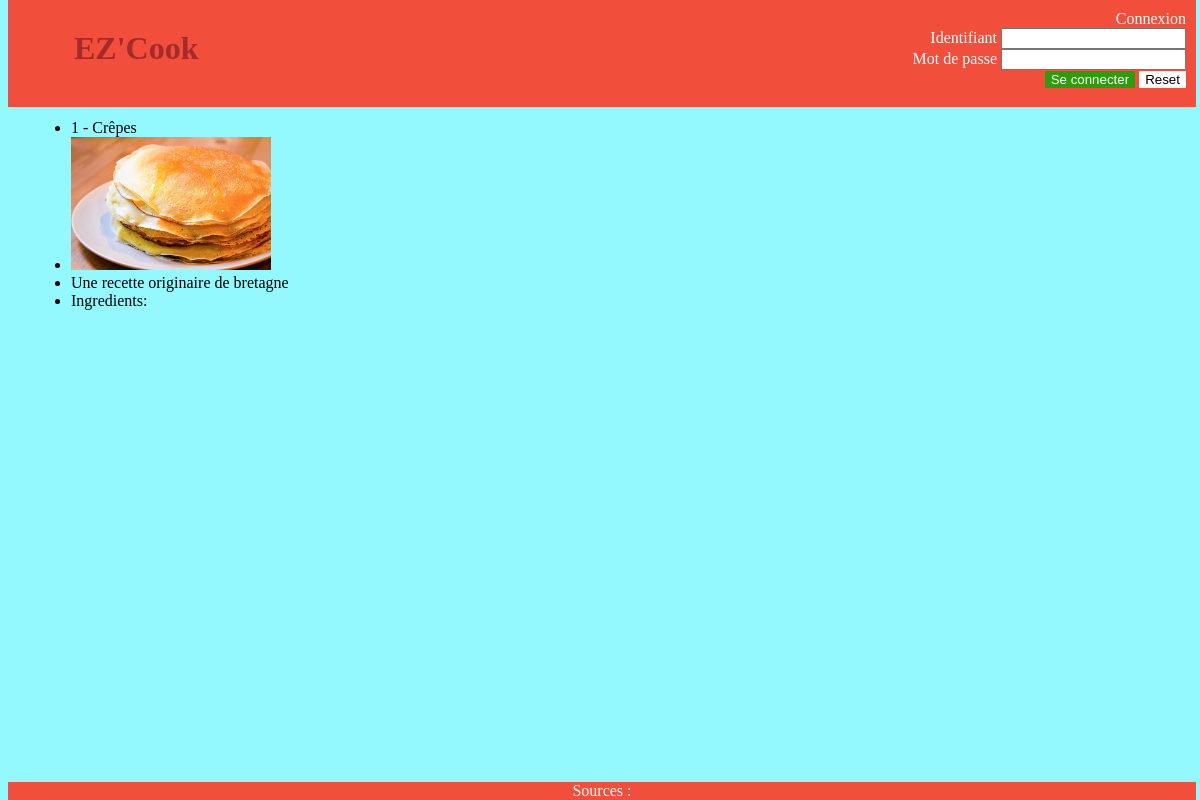
/, run on an earlier commit of the app's database.
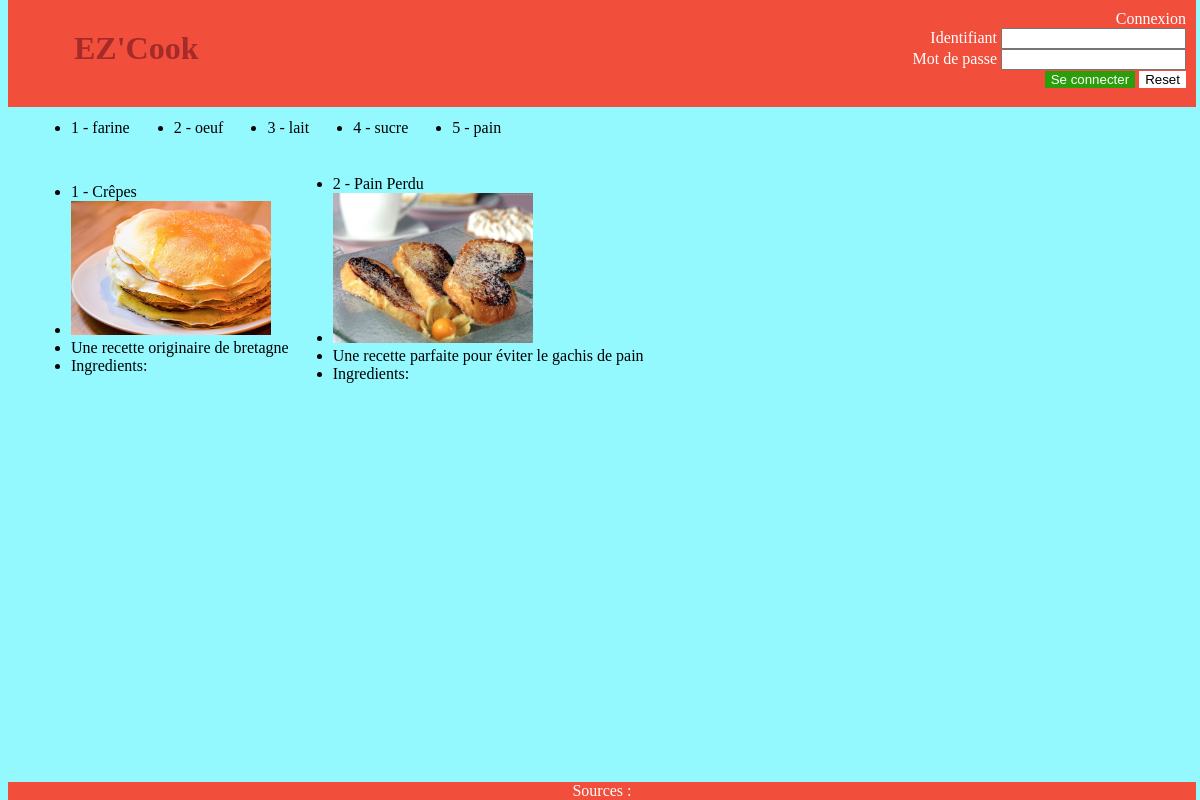
And on a later commit of the database.
### tables this page shows
CREATE TABLE `recette` (
  `id` int(10) UNSIGNED NOT NULL,
  `titre` varchar(255) DEFAULT NULL,
  `listeIng` longtext DEFAULT NULL CHECK (json_valid(`listeIng`)),
  `description` varchar(2000) DEFAULT NULL,
  `photo` varchar(255) DEFAULT NULL,
  `listeTag` longtext DEFAULT NULL CHECK (json_valid(`listeTag`))
);

CREATE TABLE `ingredient` (
  `idIng` int(10) NOT NULL,
  `nomIng` varchar(255) DEFAULT NULL,
  `photoIng` varchar(255) DEFAULT NULL
);

### DataBase.php (called while the page is built, shortened)
<?php
class DataBase{
    public static function chargerIngredients($pdo): array{
        $sqlAllIng = "SELECT * FROM Ingredient" ;
        $statement = $pdo->prepare($sqlAllIng) ;
        $statement->execute() or die(var_dump($statement->errorInfo())) ;
        $result = $statement->fetchAll(PDO::FETCH_ASSOC);
        return $result;
    }
    public static function chargerRecettes($pdo): array{
        $sqlAllRecettes = "SELECT * FROM Recette" ;
        $statement = $pdo->prepare($sqlAllRecettes) ;
        $statement->execute() or die(var_dump($statement->errorInfo())) ;
        $result = $statement->fetchAll(PDO::FETCH_ASSOC);
        return $result;
    }
}
?>

### index.php (the view, shortened to what this page needs)
<?php
require_once __DIR__.DIRECTORY_SEPARATOR."Template.php";
require_once __DIR__.DIRECTORY_SEPARATOR."DataBase.php";
ob_start()?>
<?php
$con=DataBase::getConnection();
$ing=DataBase::chargerIngredients($con);
$result=DataBase::chargerRecettes($con);
?>
<table id="tableIngredients">
    <?php foreach ($ing as $ingredient): ?>
        <td>
            <ul class="ingredients-list">
                <li><?= $ingredient['idIng'] ?> - <?= htmlspecialchars($ingredient['nomIng']) ?></li>
            </ul>
        </td>
    <?php endforeach;?>
</table>
<table id="tableRecettes">
    <?php foreach ($result as $recette): ?>
        <td>
            <ul class="recettes-list">
                <li><?= $recette['id'] ?> - <?= $recette['titre'] ?></li>
                <li> <img src="<?= $recette['photo'] ?>" alt="Photo crepes" width="200px"> </li>
                <li> <?= $recette['description'] ?> </li>
                <li> Ingredients:
                </li>
            </ul>
        </td>
    <?php endforeach;?>
</table>
<?php
$content=ob_get_clean();
 Template::render($content)?>

### Template.php (shortened to what this page needs)
<?php
class Template{
    public static function render(String $content) : void{?>
        <!doctype html>
        <html lang="fr">
        <head>
            <link rel="stylesheet" href="main.css">
        </head>
        <body>
            <?php include __DIR__.DIRECTORY_SEPARATOR."header.php" ?>
            <div id="injected-content">
                <?php echo $content?>
            </div>
            <?php include __DIR__.DIRECTORY_SEPARATOR."footer.php" ?>
        </body>
        </html>
    <?php
    }
}

### header.php (shortened to what this page needs)
<!DOCTYPE html>
<html lang="fr">
<head>
</head>
<body>
<header id="mainHeader">
        <a href="index.php"><h1 id="mainTitle">EZ'Cook</h1></a>
        <?php if (!isset($_SESSION['login'])):?>
        <div id="formConnect">
            <div id="adminTitle">Connexion</div>
            <form method="post" id="formCo" action="login.php">
                <label>Identifiant</label>
                <input id="login" type="text" name="login"><br>
                <label>Mot de passe</label>
                <input id="password" type="password" name="password"><br>
                <button id="connection" type="submit">Se connecter</button>
                <button id="reset" type="reset">Reset</button>
            </form>
        </div>
        <?php endif;?>
    </header>
</body>
</html>

### footer.php
<footer id="mainFooter">
        Sources :
</footer>

### main.css (style rules this page uses)
#mainHeader, #mainFooter { background-color: rgb(241, 78, 60); text-align: center; color: white; margin:0%; }
#mainTitle { align-items: center; text-align: center; margin-left: 50px; }
#formConnect { text-align: right; align-items: center; padding-right: 10px; }
#mainHeader { position: fixed; top: 0; width: 99%; padding-top: 1px; padding-bottom: 10px; display: flex; justify-content: space-between; align-items: center; }
#connection { align-self: center; background-color: rgb(43, 158, 11); color:white; border: 0; }
#reset { align-self: center; background-color: rgb(255, 255, 255); border: 0; }
body { font-family: 'Lucida Sans'; background-color: rgb(148, 248, 255); }
#mainFooter { position: fixed; bottom: 0; width: 99%; }
a { text-decoration: none; color: brown; background: transparent; padding: 8px 16px; position: relative; font-weight: 500; display: inline-block; }
#injected-content { margin-top: 80px; margin-bottom: 60px; padding: 20px; }

What changed in the data, as far as the page shows it:
added ingredient: idIng "1", nomIng "farine"
added ingredient: idIng "2", nomIng "oeuf"
added ingredient: idIng "3", nomIng "lait"
added ingredient: idIng "4", nomIng "sucre"
added ingredient: idIng "5", nomIng "pain"
added recette: id "2", titre "Pain Perdu", photo (picture), description "Une recette parfaite pour éviter le gachis de pain"
